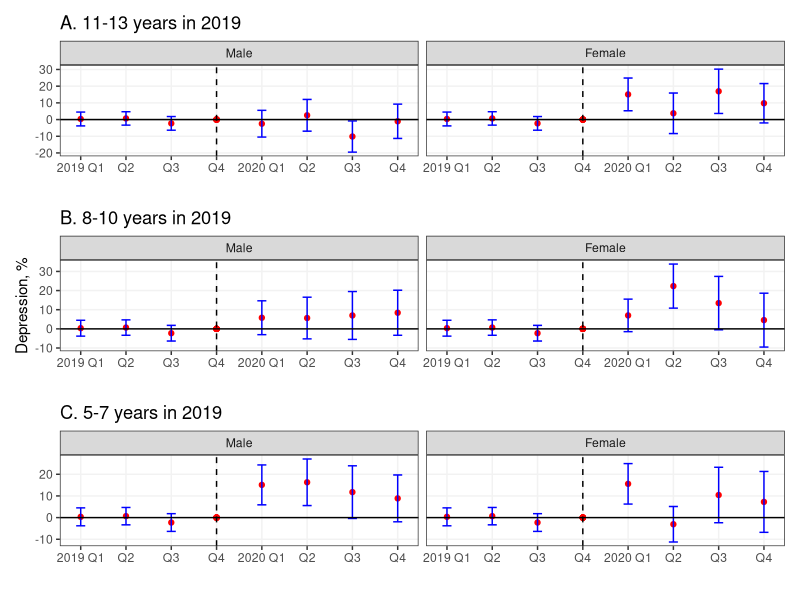
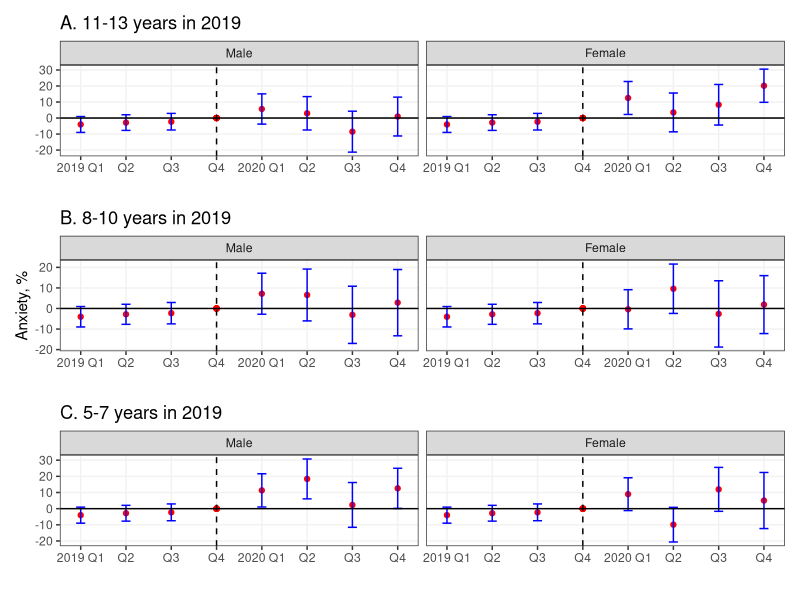
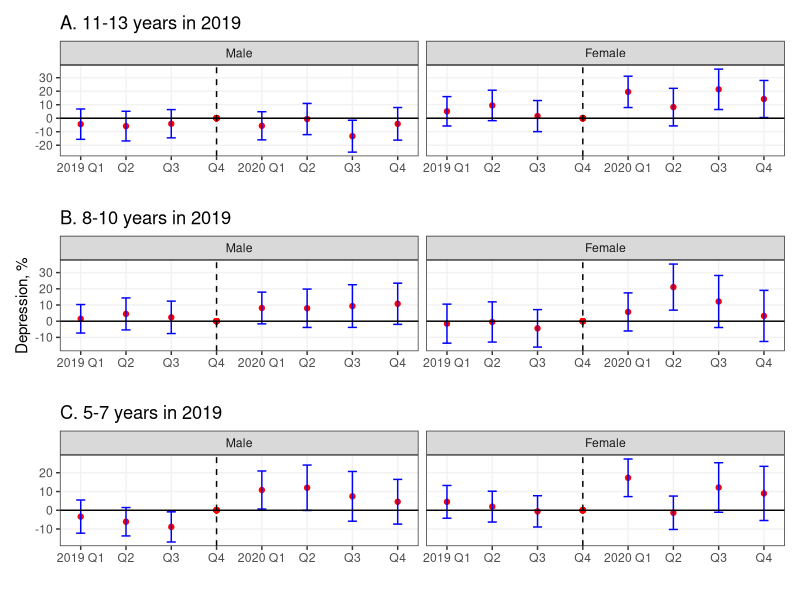
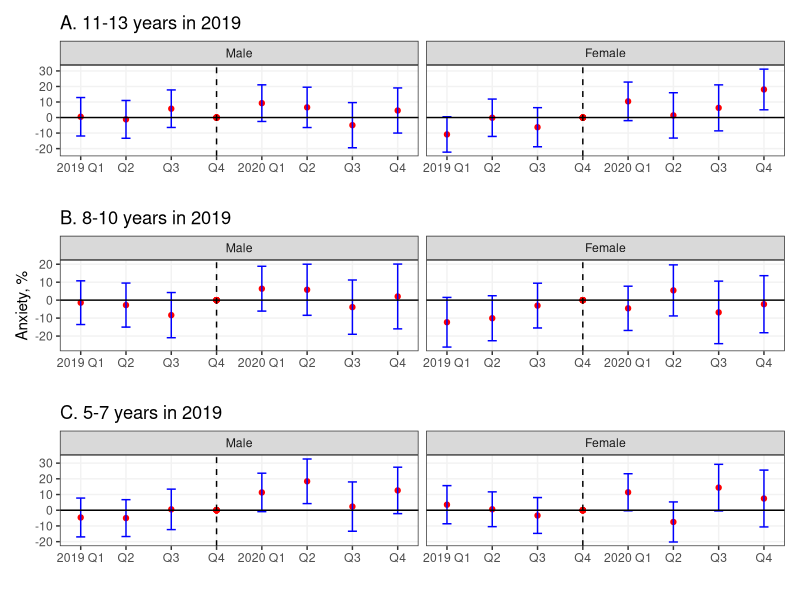
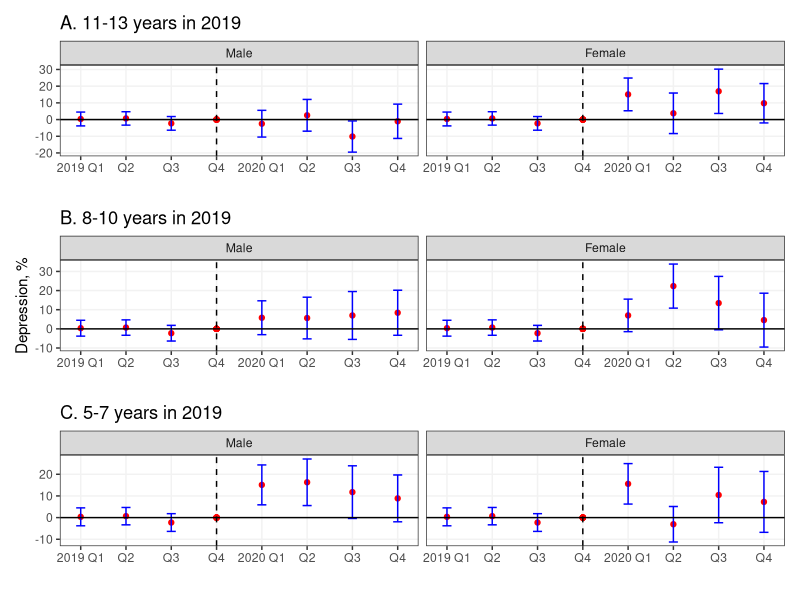
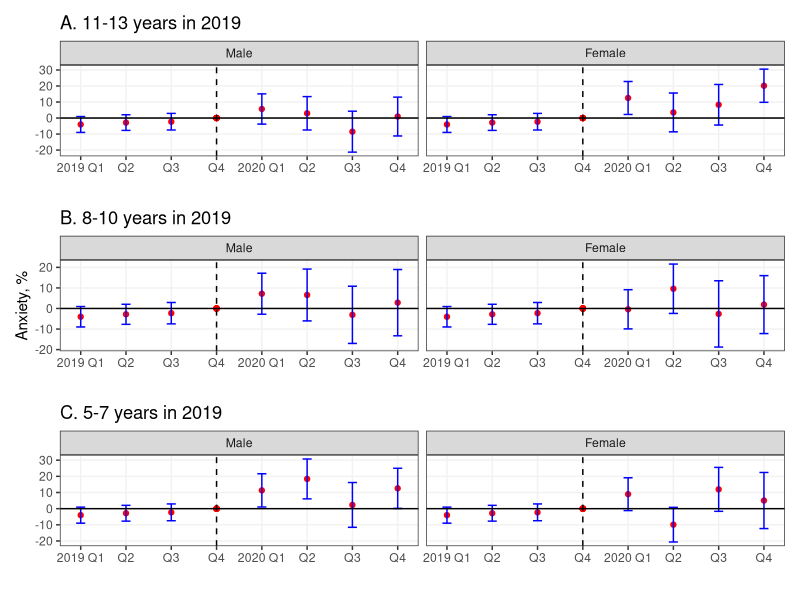
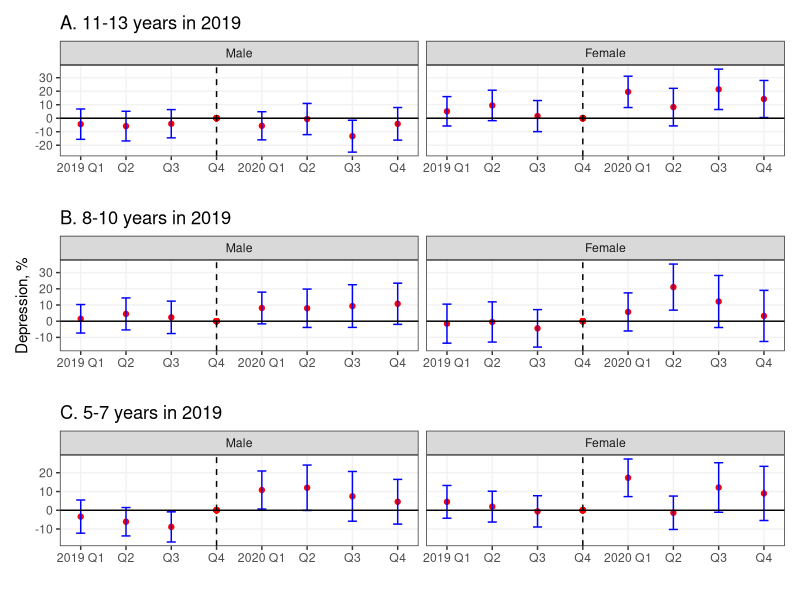
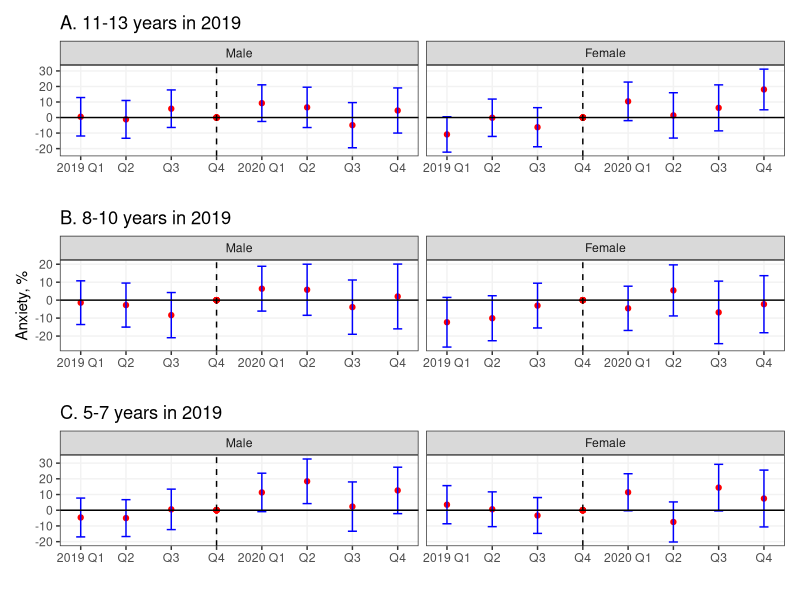

Here is the R script that generated these plots, in order:
# Load libraries
library(haven)
library(tidyverse)
library(survey)
library(broom)
library(patchwork)

#-------------------------------------------------------
# NHIS cleaned individual-level data
#-------------------------------------------------------

nhis_clean_indv <- read_dta("outputs/nhis_clean_indv.dta")

# Drop years after 2020
nhis_clean_indv <- nhis_clean_indv %>% filter(srvy_yr <= 2020)

#-------------------------------------------------------
# Cohort-sex dummies
#-------------------------------------------------------

# Create cohort-sex dummies
nhis_clean_indv <- nhis_clean_indv %>%
  mutate(
    c5to7in19m    = as.integer(cohort_sex == 1),     # males aged 5-7 in 2019
    c5to7in19f    = as.integer(cohort_sex == 2),     # females aged 5-7 in 2019
    c8to10in19m   = as.integer(cohort_sex == 3),     # males aged 8-10 in 2019
    c8to10in19f   = as.integer(cohort_sex == 4),     # females aged 8-10 in 2019
    c11to13in19m  = as.integer(cohort_sex == 5),     # males aged 11-13 in 2019
    c11to13in19f  = as.integer(cohort_sex == 6)      # females aged 11-13 in 2019
  )

# Store variable names as vector
cohorts <- c(
  "c11to13in19f", "c11to13in19m", "c8to10in19f", 
  "c8to10in19m", "c5to7in19f", "c5to7in19m"
)

#-------------------------------------------------------
# Event-time dummies
#-------------------------------------------------------

# Time and event (using quarters)
nhis_clean_indv <- nhis_clean_indv %>%
  mutate(
    time = srvy_yr * 4 + intv_qrt,       # simple quarter index
    event = 2020 * 4 + 1,                # 2020Q1
    timeToTreat = time - event
  )

# Create event-time dummies
event_breaks <- -4:3   # lead4..lead1, lag0..lag3
nhis_clean_indv <- nhis_clean_indv %>%
  mutate(
    lead4 = as.integer(timeToTreat == -4),
    lead3 = as.integer(timeToTreat == -3),
    lead2 = as.integer(timeToTreat == -2),
    lead1 = as.integer(timeToTreat == -1),
    lag0  = as.integer(timeToTreat == 0),
    lag1  = as.integer(timeToTreat == 1),
    lag2  = as.integer(timeToTreat == 2),
    lag3  = as.integer(timeToTreat == 3)
  )

# Store variable names as vector
lagvars <- c("lag0","lag1","lag2","lag3")
leadvars <- c("lead4","lead3","lead2")

#-------------------------------------------------------
# Cohort x event time interactions
#-------------------------------------------------------

# Loop over cohorts and event-time dummies to create interaction terms
for(c in cohorts){
  for(ev in c(lagvars, leadvars)){
    nhis_clean_indv[[paste0(c, "_", ev)]] <- nhis_clean_indv[[c]] * nhis_clean_indv[[ev]]
  }
}

# Store variable names as vector
cohort_lags <- unlist(lapply(cohorts, function(c) paste0(c, "_", lagvars)))
cohort_leads <- unlist(lapply(cohorts, function(c) paste0(c, "_", leadvars)))

#-------------------------------------------------------
# Control variables
#-------------------------------------------------------

# Transform variables to factors
nhis_clean_indv <- nhis_clean_indv %>% 
  mutate(
    race = as_factor(race),
    lvledu = as_factor(lvledu),
    cntparnts = as_factor(cntparnts),
    income = as_factor(income)
  )

# Store variable names as vector
controls <- c("race", "cntparnts", "lvledu", "income")

#-------------------------------------------------------
# Survey design
#-------------------------------------------------------

nhis_clean_indv <- nhis_clean_indv %>% 
  mutate(wtfa_c5 = wtfa_c / 5)

nhis_design <- svydesign(
  id = ~ppsu,
  strata = ~pstrat,
  weights = ~wtfa_c5,
  data = nhis_clean_indv,
  nest = TRUE
)

#-------------------------------------------------------
# Model 1: Fully pooled model (common event-time effects)
#-------------------------------------------------------

# Depression
formula_fully_pooled_dep <- paste(
  "dep ~ -1 +", 
  paste(c(cohorts, c(leadvars, lagvars), controls), collapse=" + ")
)

model_fully_pooled_dep <- svyglm(as.formula(formula_fully_pooled_dep), design = nhis_design)
summary(model_fully_pooled_dep)

# Anxiety
formula_fully_pooled_anx <- paste(
  "anx ~ -1 +", 
  paste(c(cohorts, c(leadvars, lagvars), controls), collapse=" + ")
)

model_fully_pooled_anx <- svyglm(as.formula(formula_fully_pooled_anx), design = nhis_design)
summary(model_fully_pooled_anx)

#-------------------------------------------------------
# Model 2: Partially pooled model (shared leads & cohort × lag interactions)
#-------------------------------------------------------

# Depression
formula_partially_pooled_dep <- paste(
  "dep ~ -1 +",
  paste(c(cohorts, leadvars, cohort_lags, controls), collapse = " + ")
)

model_partially_pooled_dep <- svyglm(as.formula(formula_partially_pooled_dep), design = nhis_design)
summary(model_partially_pooled_dep)

# Anxiety
formula_partially_pooled_anx <- paste(
  "anx ~ -1 +",
  paste(c(cohorts, leadvars, cohort_lags, controls), collapse = " + ")
)

model_partially_pooled_anx <- svyglm(as.formula(formula_partially_pooled_anx), design = nhis_design)
summary(model_partially_pooled_anx)

#-------------------------------------------------------
# Model 3: Fully interacted model (cohort × lead and lag interactions)
#-------------------------------------------------------

# Depression
formula_fully_interacted_dep <- paste(
  "dep ~ -1 +", 
  paste(c(cohorts, cohort_leads, cohort_lags, controls), collapse=" + ")
)

model_fully_interacted_dep <- svyglm(as.formula(formula_fully_interacted_dep), design = nhis_design)
summary(model_fully_interacted_dep)

# Anxiety
formula_fully_interacted_anx <- paste(
  "anx ~ -1 +", 
  paste(c(cohorts, cohort_leads, cohort_lags, controls), collapse=" + ")
)

model_fully_interacted_anx <- svyglm(as.formula(formula_fully_interacted_anx), design = nhis_design)
summary(model_fully_interacted_anx)

#-------------------------------------------------------
# Plot function
#-------------------------------------------------------

plot_event_study <- function(data) {
  
  ggplot(
    data,
    aes(
      x = event_time,
      y = estimate
    )
  ) +
    
    geom_point(color="red") +
    
    geom_errorbar(
      aes(ymin = conf.low, ymax = conf.high),
      width = 0.2,
      color = "blue"
    ) +
    
    geom_point(aes(x = -1, y = 0), color="red") +
    geom_hline(yintercept = 0) +
    geom_vline(xintercept = -1, linetype = "dashed") +
    
    scale_x_continuous(
      breaks = -4:3,
      labels = c(
        "2019 Q1", "Q2", "Q3", "Q4",
        "2020 Q1", "Q2", "Q3", "Q4"
      )
    ) +
    
    scale_y_continuous(breaks = seq(-100, 100, by = 10)) +
    
    facet_wrap(~ sex, ncol = 2, scales = "fixed") +
    
    labs(x = "", y = "") +
    
    theme_bw() +
    theme(
      panel.grid.minor = element_blank(),
      panel.grid.major = element_line(color = "gray95")
    )
}

three_panel_plot <- function(data, ylab){
  
  # Necessary for males to be on the left side of the plot
  data <- data %>% mutate(
    sex = factor(sex, levels = c("Male", "Female"))
  )
  
  plot1 <- data %>% 
    filter(cohort == "c11to13in19") %>% 
    plot_event_study() +
    labs(title = "A. 11-13 years in 2019")
  
  plot2 <- data %>% 
    filter(cohort == "c8to10in19") %>% 
    plot_event_study() + 
    labs(
      title = "B. 8-10 years in 2019",
      x = "", y = ylab
    )
  
  plot3 <- data %>% 
    filter(cohort == "c5to7in19") %>% 
    plot_event_study() +
    labs(
      title = "C. 5-7 years in 2019"
    )
  
  combined_plot <- plot1 / plot2 / plot3
  return(combined_plot)
}

#-------------------------------------------------------
# Model 2 plots: partially pooled model
#-------------------------------------------------------

# Depression --------------------
results_partially_pooled_dep <- 
  tidy(model_partially_pooled_dep, conf.int = TRUE) %>%
  mutate(
    estimate = estimate * 100,
    conf.low = conf.low * 100,
    conf.high = conf.high * 100
  )

# Shared leads (lead4, lead3, lead2) – same for all cohorts
shared_leads_dep <- results_partially_pooled_dep %>%
  filter(term %in% leadvars) %>%
  mutate(
    time_type = "lead",
    time_num = case_when(
      term == "lead4" ~ 4,
      term == "lead3" ~ 3,
      term == "lead2" ~ 2
    ),
    event_time = -time_num
  )

# Cohort–specific lags
results_partially_pooled_dep <- results_partially_pooled_dep %>%
  filter(term %in% cohort_lags) %>%
  mutate(
    cohort = str_extract(term, "c\\d+to\\d+in19"),
    sex = str_extract(term, "(?<=in19)[fm]") %>%
      recode(m = "Male", f = "Female"),
    time_type = "lag",
    time_num = as.integer(str_extract(term, "\\d+$")),
    event_time = time_num
  ); results_partially_pooled_dep

# Expand shared leads so each cohort gets a copy
shared_leads_dep_expand <- shared_leads_dep %>%
  crossing(
    cohort = c("c11to13in19", "c8to10in19", "c5to7in19"), 
    sex = c("Male", "Female")
  ) # creates all combinations

# Final event-study dataset
results_partially_pooled_dep <- bind_rows(
  results_partially_pooled_dep,
  shared_leads_dep_expand
)

# Plot event study
plot_partially_pooled_dep <- 
  three_panel_plot(results_partially_pooled_dep, "Depression, %"); plot_partially_pooled_dep
ggsave("plots/fig_partially_pooled_depression.png", plot_partially_pooled_dep, width = 8, height = 8)

# Anxiety --------------------
results_partially_pooled_anx <- 
  tidy(model_partially_pooled_anx, conf.int = TRUE) %>%
  mutate(
    estimate = estimate * 100,
    conf.low = conf.low * 100,
    conf.high = conf.high * 100
  )

# Shared leads (lead4, lead3, lead2) – same for all cohorts
shared_leads_anx <- results_partially_pooled_anx %>%
  filter(term %in% leadvars) %>%
  mutate(
    time_type = "lead",
    time_num = case_when(
      term == "lead4" ~ 4,
      term == "lead3" ~ 3,
      term == "lead2" ~ 2
    ),
    event_time = -time_num
  )

# Cohort–specific lags
results_partially_pooled_anx <- results_partially_pooled_anx %>%
  filter(term %in% cohort_lags) %>%
  mutate(
    cohort = str_extract(term, "c\\d+to\\d+in19"),
    sex = str_extract(term, "(?<=in19)[fm]") %>%
      recode(m = "Male", f = "Female"),
    time_type = "lag",
    time_num = as.integer(str_extract(term, "\\d+$")),
    event_time = time_num
  ); results_partially_pooled_anx

# Expand shared leads so each cohort gets a copy
shared_leads_anx_expand <- shared_leads_anx %>%
  crossing(
    cohort = c("c11to13in19", "c8to10in19", "c5to7in19"), 
    sex = c("Male", "Female")
  ) # creates all combinations

# Final event-study dataset
results_partially_pooled_anx <- bind_rows(
  results_partially_pooled_anx,
  shared_leads_anx_expand
)

# Plot event study
plot_partially_pooled_anx <- 
  three_panel_plot(results_partially_pooled_anx, "Anxiety, %"); plot_partially_pooled_anx
ggsave("plots/fig_partially_pooled_anxiety.png", plot_partially_pooled_anx, width = 8, height = 8)

#-------------------------------------------------------
# Model 3 plots: fully interacted model
#-------------------------------------------------------

# Depression --------------------
results_fully_interacted_dep <- 
  tidy(model_fully_interacted_dep, conf.int = TRUE) %>%
  mutate(
    estimate = estimate * 100,
    conf.low = conf.low * 100,
    conf.high = conf.high * 100
  )

results_fully_interacted_dep <- results_fully_interacted_dep %>%
  filter(str_detect(term, "_lead") | str_detect(term, "_lag")) %>%
  mutate(
    cohort = str_extract(term, "c\\d+to\\d+in19"),
    sex = str_extract(term, "(?<=in19)[fm]") %>%
      recode(m = "Male", f = "Female"),
    time_type = if_else(str_detect(term, "lead"), "lead", "lag"),
    time_num = as.integer(str_extract(term, "\\d+$")),
    event_time = if_else(time_type == "lead", -time_num, time_num)
  ); results_fully_interacted_dep

plot_fully_interacted_dep <- 
  three_panel_plot(results_fully_interacted_dep, "Depression, %"); plot_fully_interacted_dep
ggsave("plots/fig_fully_interacted_depression_v2.png", plot_fully_interacted_dep, width = 8, height = 8)

# Anxiety --------------------
results_fully_interacted_anx <- 
  tidy(model_fully_interacted_anx, conf.int = TRUE) %>%
  mutate(
    estimate = estimate * 100,
    conf.low = conf.low * 100,
    conf.high = conf.high * 100
  )

results_fully_interacted_anx <- results_fully_interacted_anx %>%
  filter(str_detect(term, "_lead") | str_detect(term, "_lag")) %>%
  mutate(
    cohort = str_extract(term, "c\\d+to\\d+in19"),
    sex = str_extract(term, "(?<=in19)[fm]") %>%
      recode(m = "Male", f = "Female"),
    time_type = if_else(str_detect(term, "lead"), "lead", "lag"),
    time_num = as.integer(str_extract(term, "\\d+$")),
    event_time = if_else(time_type == "lead", -time_num, time_num)
  ); results_fully_interacted_anx

plot_fully_interacted_anx <- 
  three_panel_plot(results_fully_interacted_anx, "Anxiety, %"); plot_fully_interacted_anx
ggsave("plots/fig_fully_interacted_anxiety_v2.png", plot_fully_interacted_anx, width = 8, height = 8)
